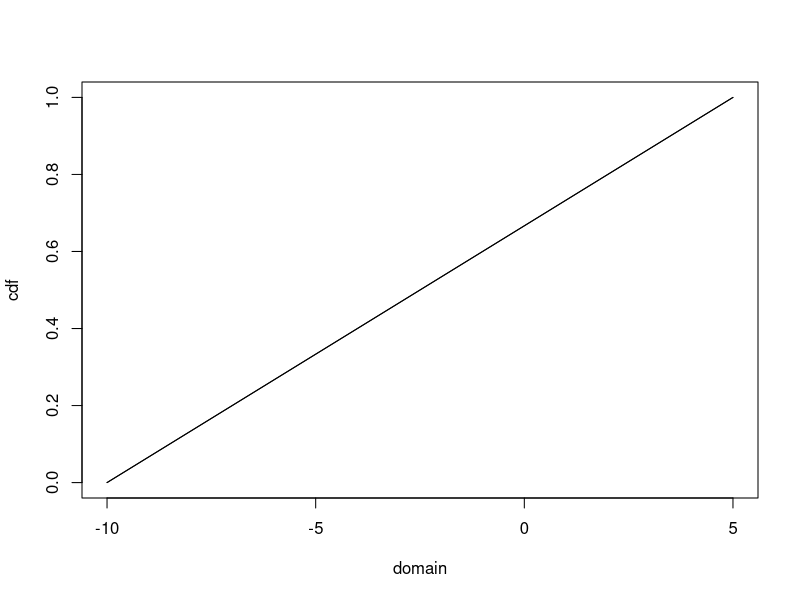
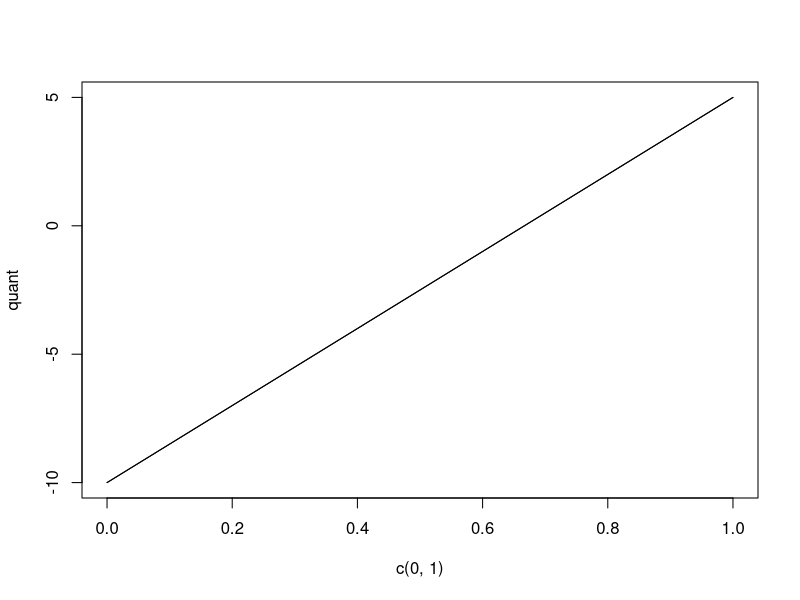
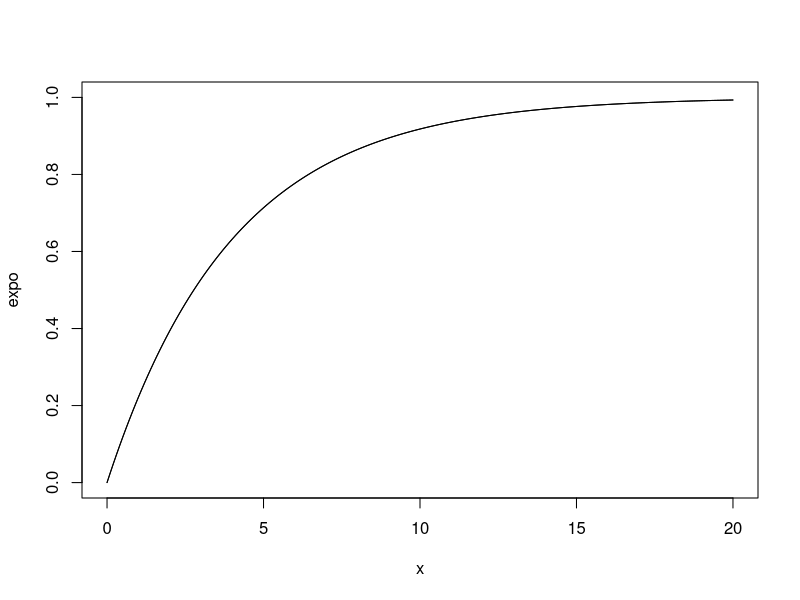
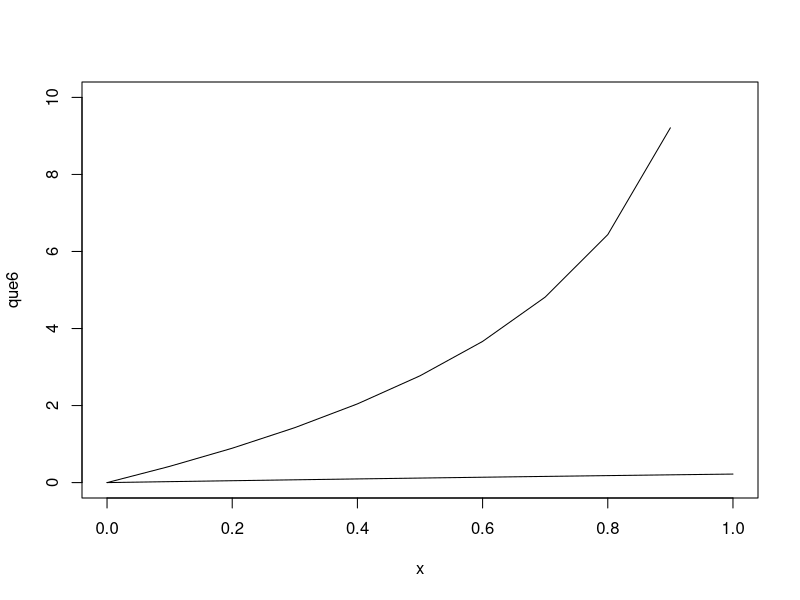

Here is the R script that generated these plots, in order:
rm(list=ls(all=TRUE)) #clears memory

means = runif(5, min=-5, max=5)

one1 = pnorm(means[1]+1, mean=means[1], sd=1) - pnorm(means[1]-1, mean=means[1], sd=1)
one2 = pnorm(means[2]+1, mean=means[2], sd=1) - pnorm(means[2]-1, mean=means[2], sd=1)
one3 = pnorm(means[3]+1, mean=means[3], sd=1) - pnorm(means[3]-1, mean=means[3], sd=1)
one4 = pnorm(means[4]+1, mean=means[4], sd=1) - pnorm(means[4]-1, mean=means[4], sd=1)
one5 = pnorm(means[5]+1, mean=means[5], sd=1) - pnorm(means[5]-1, mean=means[5], sd=1)
print("Within one standard deviation: ")
print(one1)
print(one2)
print(one3)
print(one4)
print(one5)

two1 = pnorm(means[1]+(2^2), mean=means[1], sd=2) - pnorm(means[1]-(2^2), mean=means[1], sd=2)
two2 = pnorm(means[2]+(2^2), mean=means[2], sd=2) - pnorm(means[2]-(2^2), mean=means[2], sd=2)
two3 = pnorm(means[3]+(2^2), mean=means[3], sd=2) - pnorm(means[3]-(2^2), mean=means[3], sd=2)
two4 = pnorm(means[4]+(2^2), mean=means[4], sd=2) - pnorm(means[4]-(2^2), mean=means[4], sd=2)
two5 = pnorm(means[5]+(2^2), mean=means[5], sd=2) - pnorm(means[5]-(2^2), mean=means[5], sd=2)
print("Within two standard deviations: ")
print(two1)
print(two2)
print(two3)
print(two4)
print(two5)

three1 = pnorm(means[1]+(3^2), mean=means[1], sd=3) - pnorm(means[1]-(3^2), mean=means[1], sd=3)
three2 = pnorm(means[2]+(3^2), mean=means[2], sd=3) - pnorm(means[2]-(3^2), mean=means[2], sd=3)
three3 = pnorm(means[3]+(3^2), mean=means[3], sd=3) - pnorm(means[3]-(3^2), mean=means[3], sd=3)
three4 = pnorm(means[4]+(3^2), mean=means[4], sd=3) - pnorm(means[4]-(3^2), mean=means[4], sd=3)
three5 = pnorm(means[5]+(3^2), mean=means[5], sd=3) - pnorm(means[5]-(3^2), mean=means[5], sd=3)
print("Within three standard deviations: ")
print(three1)
print(three2)
print(three3)
print(three4)
print(three5)
####################################
#####################################
####################################
###PART 2###
m = 0.60
s = sqrt(0.0175)
#
#a
#
x = seq(from=0, to=1, by=0.01)
pdf = dnorm(x, mean = m, sd = s)
#
#b
# P(neg) = 0
# P(X > 1) = 0
gradeNeg = pnorm(0, mean=m, sd=s)
print(gradeNeg)
gradeExtra = 1-pnorm(1, mean=m, sd=s)
print(gradeExtra)

#
#c
#
z = pnorm(0.9, mean = m, sd = s)
message(sprintf("90th percentile: %f", z))

#
#d
#
message(sprintf("Probability student get an A: %f%%", 100*(1-z)))

#
#e
#
passing = pnorm(0.5, mean=m, sd=s)
message(sprintf("Probability of a passing grade: %f%%", 100*(1-passing)))
###############################################
################################################
#################################################
###PART 3###
alpha = -10
beta = 5
domain = seq(from=alpha, to=beta, by=0.01)
#f(a) = 1/15x + 2/3
paper = (domain/15)+(2/3)
cdf = punif(domain, alpha, beta)
plot(domain, cdf, type = 'l', ylim = c(0,1))
lines(domain, paper, type ='l')
#################################################
#################################################
#################################################
###PART 4###
alpha = -10
beta = 5

quant = qunif(c(0,1), alpha, beta)
pen = (15*c(0,1))+(-10)
plot(c(0,1), quant, type = 'l')
lines(c(0,1), pen, type = 'l')
###############################################
#################################################
################################################3333
###PART 5###
alpha = 0
beta = 20
x = seq(from=alpha, to=beta, by=0.1)
lambda = 0.25
expo = pexp(x, rate=lambda)
penpaper = -(exp(-lambda*x))+1
plot(x, expo, type = 'l', ylim = c(0,1))
lines(x, penpaper, type = 'l')
##############################################
##############################################
##############################################
###PART 6###
lambda = 0.25
alpha = 0
beta = 1
x = seq(from=alpha, to=beta, by=0.1)

que6 = qexp(x, rate=lambda)
equation = -(exp(-lambda*x))+1
plot(x, que6, type = 'l', ylim=c(0,10))
lines(x, equation, type = 'l')